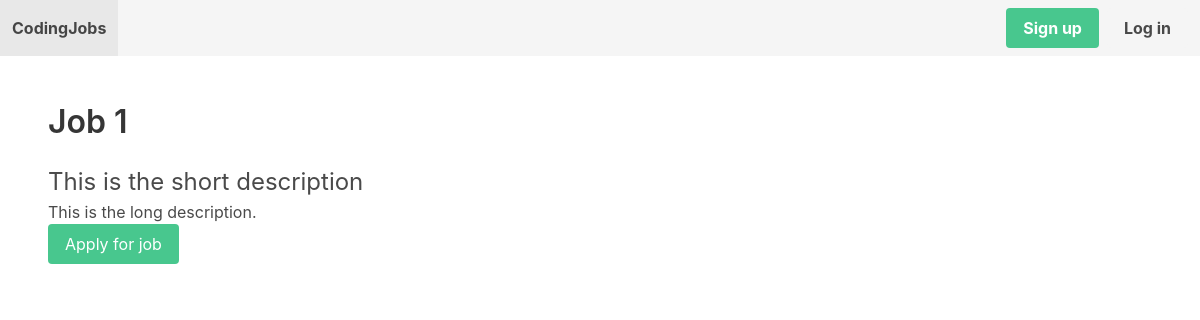
Page /jobs/1/ on the committed database.
### apps/job/models.py (models this page shows, shortened)
class Job(models.Model):
    title = models.CharField( max_length=255)
    short_description = models.TextField()
    long_description = models.TextField(blank=True, null=True)
    created_by = models.ForeignKey(User, related_name='jobs', on_delete=models.CASCADE)
    created_at = models.DateTimeField(auto_now_add=True)
    changed_at = models.DateTimeField(auto_now=True)

### apps/job/views.py (the view)
# urls.py: path('<int:job_id>/', job_detail, name='job_detail'),
def job_detail(request, job_id):
    job = Job.objects.get(pk=job_id)
    return render(request, 'job/job_detail.html', {'job': job})

### apps/job/templates/job/job_detail.html
{% extends "coreapp/base.html" %}
{% block content %}
    <h1 class="title">{{ job.title }}</h1>
    <p class="is-size-4">{{ job.short_description }}</p>
    <p>{{ job.long_description }}</p>
    <a href="{% url 'apply_for_job' job.id %}" class="button is-success">Apply for job</a>
{% endblock content %}

### rows in the picture
Job: title "Job 1", short_description "This is the short description", long_description "This is the long description."
